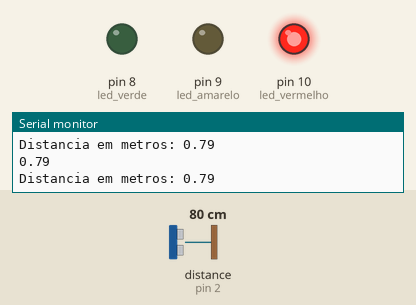
Recording of a sketch running on a simulated Arduino Uno, built with avr-gcc and run on an emulated ATmega328P. Parts: output pins drawn as LEDs (lit = HIGH), the last lines printed to the serial monitor. Wiring (inferred from the names in the program): ultrasonic range finder: trigger pin 3; echo pin 2. The inputs (shaded band) are chosen by the test bench; at power-on: distance to the obstacle (sensor on pin 2) 80 cm. The echo pulse lasts 58.3 µs per cm; pins used as bus, display or sensor lines are not drawn.

Above: at 1.2 s.
1.3 s: distance to the obstacle (sensor on pin 2) set to 120 cm
At 1.7 s:
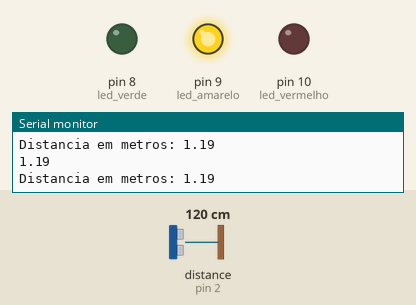
2.8 s: distance to the obstacle (sensor on pin 2) set to 198 cm
4.3 s: distance to the obstacle (sensor on pin 2) set to 208 cm
At 4.8 s:
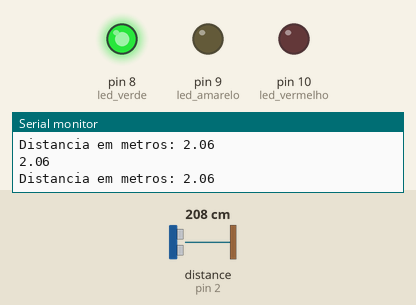
5.8 s: distance to the obstacle (sensor on pin 2) set to 2 cm
At 6.2 s:
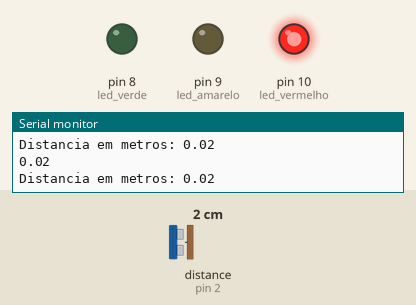
8.8 s: distance to the obstacle (sensor on pin 2) set to 250 cm
At 9.3 s:
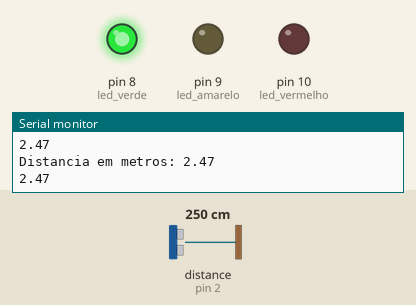
Timing chart, 0 to 11.3 s (numbered marks = the images above; inputs shaded):
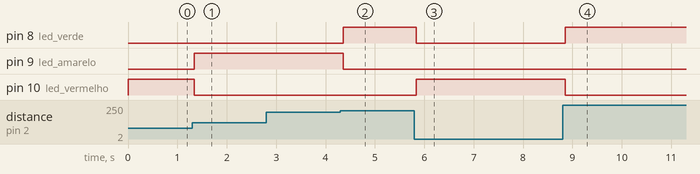

Measured:
- the behaviour switches between 202 and 203 cm on distance to the obstacle (sensor on pin 2) (found by bisection; images 1 and 2)
- after the input at 1.3 s, pin 9 (led_amarelo): LOW → HIGH at once; pin 10 (led_vermelho): HIGH → LOW at once
- after the input at 4.3 s, pin 8 (led_verde): LOW → HIGH after 0.06 s; pin 9 (led_amarelo): HIGH → LOW after 0.06 s
- after the input at 5.8 s, pin 8 (led_verde): HIGH → LOW at once; pin 10 (led_vermelho): LOW → HIGH at once
- after the input at 8.8 s, pin 8 (led_verde): LOW → HIGH after 0.05 s; pin 10 (led_vermelho): HIGH → LOW after 0.05 s

The sketch:

Sensor_Ultrassonico.ino
```cpp
int pinTrigger=3;
int pinEcho=2;
float tempoEcho=0;

int led_vermelho=10;
int led_amarelo=9;
int led_verde=8;


const float velocidadeSom_mporus = 0.000340;

void setup()
{
    pinMode(pinTrigger, OUTPUT);
    digitalWrite( pinTrigger, LOW);
    pinMode(pinEcho, INPUT);
    pinMode(led_verde, OUTPUT);
    pinMode(led_amarelo, OUTPUT);
    pinMode(led_vermelho, OUTPUT);
    Serial.begin(9600);
}

void loop()
{
    float distancia;

    DisparaPulsoUltrassonico();
    tempoEcho = pulseIn( pinEcho, HIGH);
    distancia = CalculaDistancia(tempoEcho);

    Serial.print("Distancia em metros: ");
    Serial.println(distancia);

    if(distancia > 2.0){
        digitalWrite(led_verde, HIGH);
        digitalWrite(led_amarelo, LOW);
        digitalWrite(led_vermelho, LOW);
    }
    else if(distancia < 2.0 && distancia >1.0){
        digitalWrite(led_verde, LOW);
        digitalWrite(led_amarelo, HIGH);
        digitalWrite(led_vermelho, LOW);
        }
    else{
        digitalWrite(led_verde, LOW);
        digitalWrite(led_amarelo, LOW);
        digitalWrite(led_vermelho, HIGH);
        }
    Serial.println(distancia);
}

void DisparaPulsoUltrassonico(){
  digitalWrite(pinTrigger, HIGH);
    delayMicroseconds(10);
    digitalWrite(pinTrigger, LOW);
}

float CalculaDistancia (float tempo_us){
    return(( tempo_us * velocidadeSom_mporus)/2);
}
```
